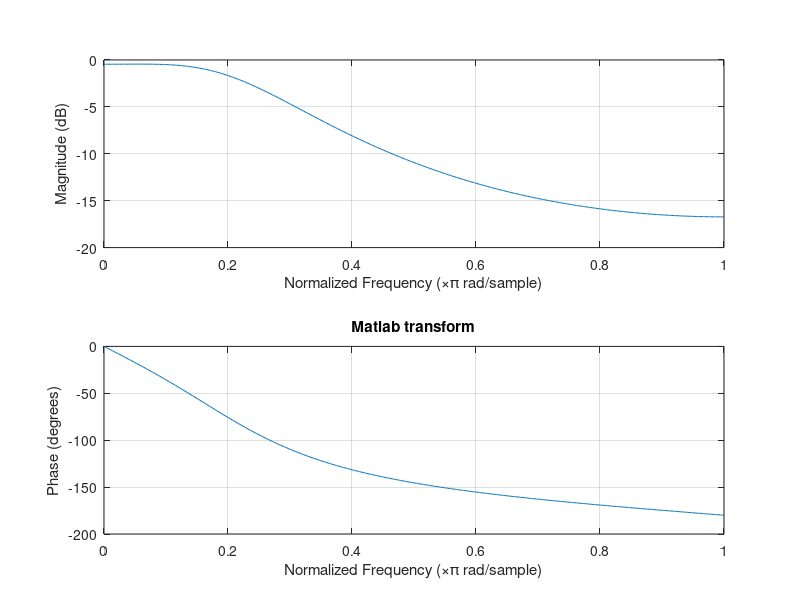
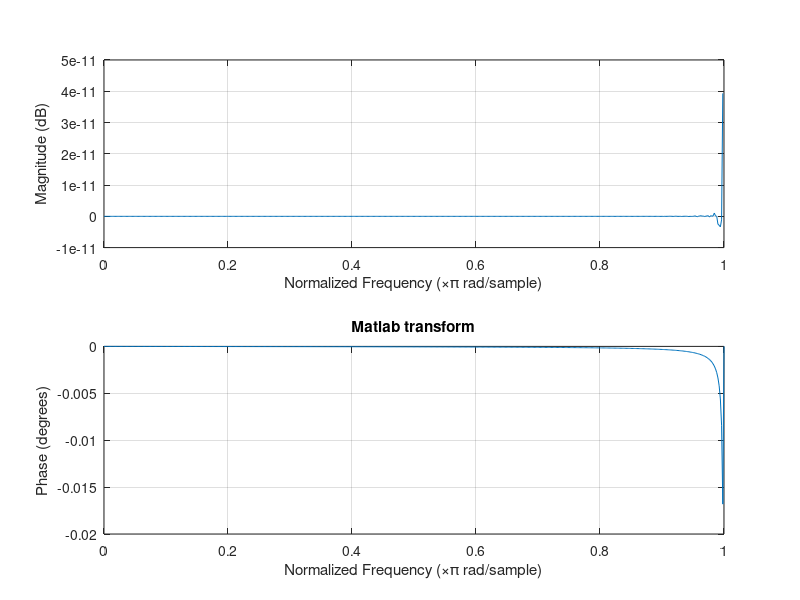
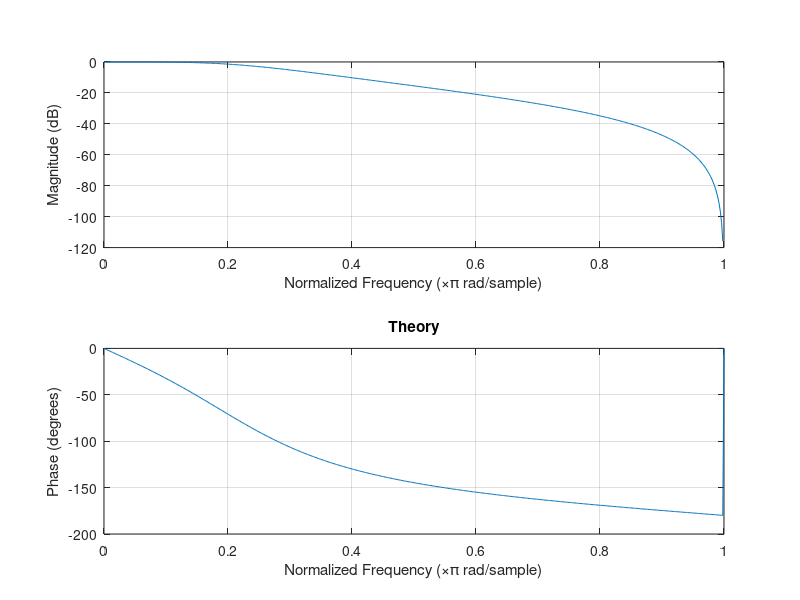

Write MATLAB code to recreate these figures, in order.
%% Impulse invariant transform
clear all
clc
clf
close all

cf = 250;
wd= cf*2*pi;
fs = 2e3;
T = 1/fs;


K = sqrt(2)*wd*exp(T*wd/sqrt(2))*sin(T*wd/sqrt(2))*T;
b1 = -2*exp(T*wd/sqrt(2))*cos(T*wd/sqrt(2));
b2 = exp(2*wd*T/sqrt(2));

BZ = [0 K 0];
AZ = [b2 b1 1];

b = [0 0 wd^2];
a = [1 sqrt(2)*wd wd^2];
[bz,az] = impinvar(b,a,fs); % Impvar scales by 1/fs. Hence multiply by fs.
freqz(bz,az)
title('Matlab transform')
figure;
freqz(BZ,AZ)
title('Theory')

[h,f] = freqz(bz,az,2024,fs);
[H,F] = freqz(BZ,AZ,2024,fs);


% Same answer for both, not exactly 250 Hz but pretty close.
% More accurate answer if we increase sampling frequency.
i = find(abs(abs(h) - abs(h(1))/sqrt(2)) < 0.001);
Cutoff_matlab = f(i)
i = find(abs(abs(H) - abs(H(1))/sqrt(2)) < 0.001);
Cutoff_Theory = F(i)

%% Bilinear transform

clear all
close all
clc
clf

cf = 250;
wd= cf*2*pi;
fs = 2e3;
T = 1/fs;

% Prewarp:
wd = 2/T*tan(wd*T/2);

den = 4 + wd*sqrt(2)*2*T+ wd^2*T^2;
a0 = (wd^2*T^2)/den;
a1 = 2*a0;
a2 = a0;
b1 = (2*wd^2*T^2 - 8)/den;
b2 = (4-wd*sqrt(2)*2*T + wd^2*T^2)/den;
BZ = [a0 a1 a2];
AZ = [1 b1 b2];

wd2 = cf*2*pi;
b = [0 0 wd2^2];
a = [1 sqrt(2)*wd2 wd2^2];
[bz,az] = bilinear(b,a,fs); 
freqz(bz,az)
title('Matlab transform')
figure;
freqz(BZ,AZ)
title('Theory')

[h,f] = freqz(bz,az,2024,fs);
[H,F] = freqz(BZ,AZ,2024,fs);


% Not the same answer for both, exact answer for the calculation and warping done on paper.
% But not when using Matlabs built in function.
% More accurate answer if we increase sampling frequency.
i = find(abs(abs(h) - abs(h(1))/sqrt(2)) < 0.001);
f(i)
i = find(abs(abs(H) - abs(H(1))/sqrt(2)) < 0.001);
F(i)
